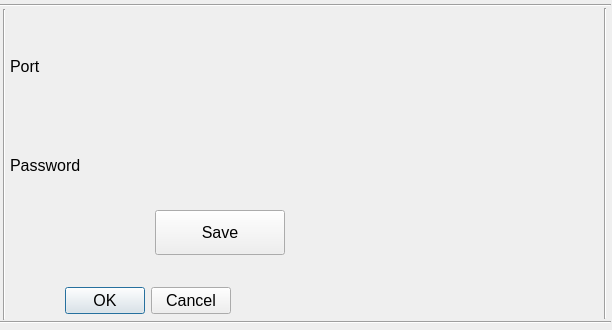
<?xml version="1.0" encoding="UTF-8"?>
<ui version="4.0">
 <class>CDlgVNC</class>
 <widget class="QDialog" name="CDlgVNC">
  <property name="geometry">
   <rect>
    <x>0</x>
    <y>0</y>
    <width>612</width>
    <height>330</height>
   </rect>
  </property>
  <property name="font">
   <font>
    <pointsize>12</pointsize>
   </font>
  </property>
  <property name="windowTitle">
   <string>VNC Settings</string>
  </property>
  <widget class="QPushButton" name="btnResetVNC">
   <property name="geometry">
    <rect>
     <x>155</x>
     <y>210</y>
     <width>130</width>
     <height>45</height>
    </rect>
   </property>
   <property name="text">
    <string>Save</string>
   </property>
  </widget>
  <widget class="QDialogButtonBox" name="buttonBox">
   <property name="geometry">
    <rect>
     <x>10</x>
     <y>280</y>
     <width>221</width>
     <height>41</height>
    </rect>
   </property>
   <property name="orientation">
    <enum>Qt::Horizontal</enum>
   </property>
   <property name="standardButtons">
    <set>QDialogButtonBox::Cancel|QDialogButtonBox::Ok</set>
   </property>
  </widget>
  <widget class="Line" name="line">
   <property name="geometry">
    <rect>
     <x>0</x>
     <y>314</y>
     <width>611</width>
     <height>16</height>
    </rect>
   </property>
   <property name="orientation">
    <enum>Qt::Horizontal</enum>
   </property>
  </widget>
  <widget class="Line" name="line_2">
   <property name="geometry">
    <rect>
     <x>0</x>
     <y>-3</y>
     <width>611</width>
     <height>16</height>
    </rect>
   </property>
   <property name="orientation">
    <enum>Qt::Horizontal</enum>
   </property>
  </widget>
  <widget class="Line" name="line_3">
   <property name="geometry">
    <rect>
     <x>-6</x>
     <y>9</y>
     <width>20</width>
     <height>311</height>
    </rect>
   </property>
   <property name="orientation">
    <enum>Qt::Vertical</enum>
   </property>
  </widget>
  <widget class="Line" name="line_4">
   <property name="geometry">
    <rect>
     <x>595</x>
     <y>8</y>
     <width>20</width>
     <height>311</height>
    </rect>
   </property>
   <property name="orientation">
    <enum>Qt::Vertical</enum>
   </property>
  </widget>
  <widget class="QWidget" name="layoutWidget">
   <property name="geometry">
    <rect>
     <x>10</x>
     <y>20</y>
     <width>201</width>
     <height>191</height>
    </rect>
   </property>
   <layout class="QVBoxLayout" name="verticalLayout">
    <item>
     <widget class="QLabel" name="lPort">
      <property name="text">
       <string>Port</string>
      </property>
     </widget>
    </item>
    <item>
     <widget class="QLabel" name="lPassword">
      <property name="text">
       <string>Password</string>
      </property>
     </widget>
    </item>
   </layout>
  </widget>
  <widget class="QWidget" name="layoutWidget">
   <property name="geometry">
    <rect>
     <x>210</x>
     <y>20</y>
     <width>371</width>
     <height>191</height>
    </rect>
   </property>
   <layout class="QVBoxLayout" name="verticalLayout_2">
    <item>
     <widget class="CClickableLabel" name="lblVNCPort">
      <property name="font">
       <font>
        <underline>true</underline>
       </font>
      </property>
      <property name="text">
       <string/>
      </property>
     </widget>
    </item>
    <item>
     <widget class="CClickableLabel" name="lblPassword">
      <property name="font">
       <font>
        <underline>true</underline>
       </font>
      </property>
      <property name="text">
       <string/>
      </property>
      <property name="textInteractionFlags">
       <set>Qt::LinksAccessibleByMouse</set>
      </property>
     </widget>
    </item>
   </layout>
  </widget>
 </widget>
 <customwidgets>
  <customwidget>
   <class>CClickableLabel</class>
   <extends>QLabel</extends>
   <header>clickablelabel.h</header>
  </customwidget>
 </customwidgets>
 <resources/>
 <connections>
  <connection>
   <sender>buttonBox</sender>
   <signal>accepted()</signal>
   <receiver>CDlgVNC</receiver>
   <slot>accept()</slot>
   <hints>
    <hint type="sourcelabel">
     <x>248</x>
     <y>254</y>
    </hint>
    <hint type="destinationlabel">
     <x>157</x>
     <y>274</y>
    </hint>
   </hints>
  </connection>
  <connection>
   <sender>buttonBox</sender>
   <signal>rejected()</signal>
   <receiver>CDlgVNC</receiver>
   <slot>reject()</slot>
   <hints>
    <hint type="sourcelabel">
     <x>316</x>
     <y>260</y>
    </hint>
    <hint type="destinationlabel">
     <x>286</x>
     <y>274</y>
    </hint>
   </hints>
  </connection>
 </connections>
</ui>
